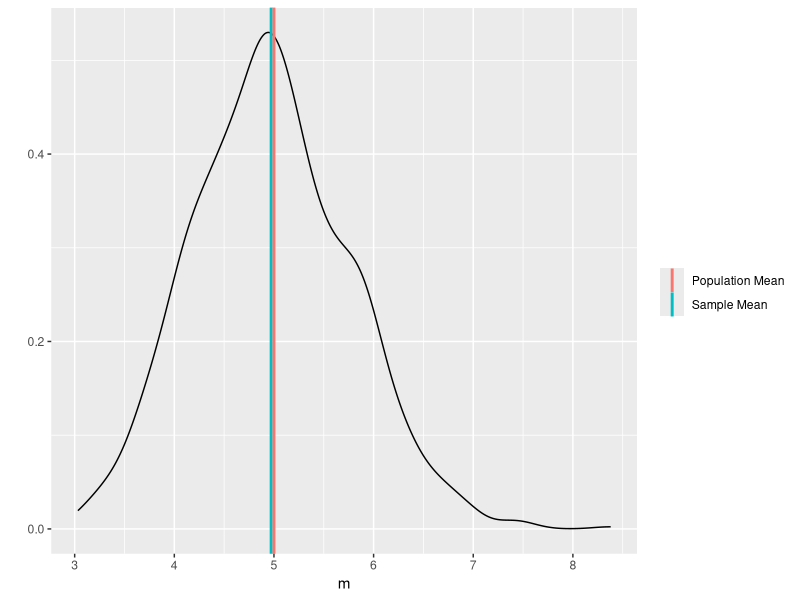
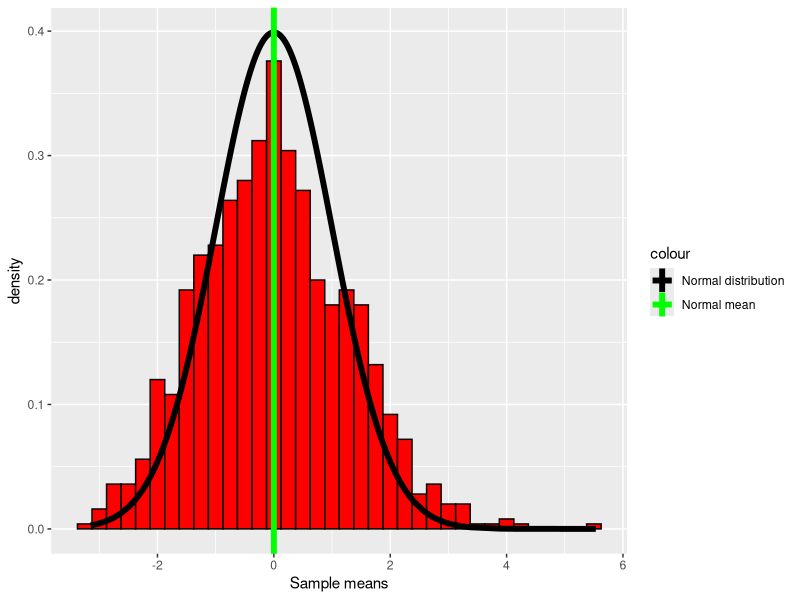
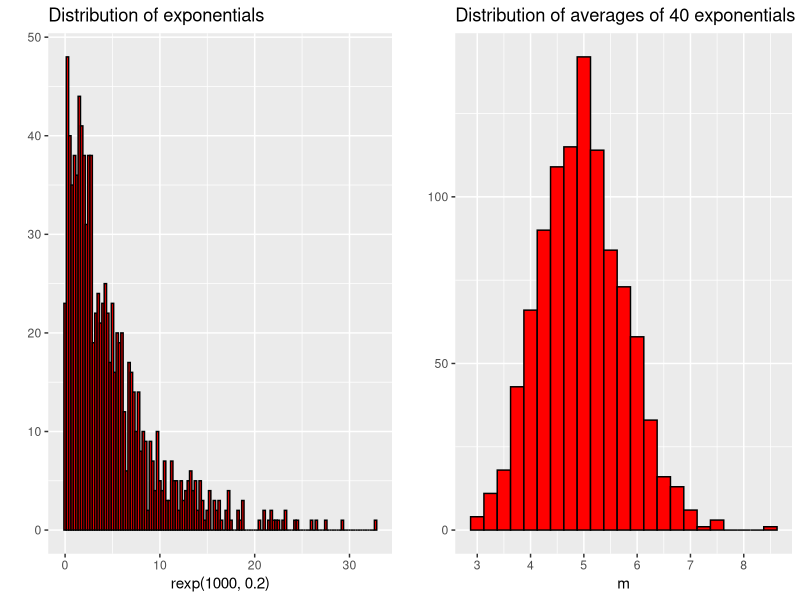

Here is the R script that generated these plots, in order:
## ---- chunk 1
library(ggplot2)

# Set seed for reproducibility
set.seed(12345)

# Initialize all parameters: lambda, number of samples per simulation, number of simulations
l <- 0.2 
n <- 40
ns <- 1000

# Obtain the distribution of the mean for each simulation, and the actual population mean
m <- apply(matrix(rexp(ns * n, l), ns), 1, mean)
mm <- mean(m)

# Plot the probability density function of the distribution above, along with the sample and population means
qplot(m, geom = 'density') + geom_vline(aes(xintercept = c(mm, 1/l), color = c('Sample Mean', 'Population Mean')), size = 1, show_guide = TRUE) + labs(color = '')
## ---- chunk 2
# Get the sample and the population variance of the distribution of means respectively
v <- var(m)
pv <- 1/(l^2 * n)
## ---- chunk 3
x <- (m - mm)/v
ggplot() + geom_histogram(aes(x = x, y = ..density..), color = 'black', fill = 'red', binwidth = 0.25) + labs(x = 'Sample means') + geom_line(data.frame(x = x, y = dnorm(x)), mapping = aes(x = x, y = y, color = 'Normal distribution'), size = 2, show_guide = T) + geom_vline(aes(xintercept = 0, color = 'Normal mean'), size = 2, show_guide = TRUE) + scale_color_manual(values = c('Normal distribution' = 'black', 'Normal mean' = 'green'))
## ---- chunk 4
library(gridExtra)
g1 <- qplot(rexp(1000, 0.2), geom = 'histogram', binwidth = 0.25, color = I('black'), fill = I('red'), main = 'Distribution of exponentials')
g2 <- qplot(m, geom = 'histogram', binwidth = 0.25, color = I('black'), fill = I('red'), main = 'Distribution of averages of 40 exponentials')
grid.arrange(g1, g2, ncol = 2)
